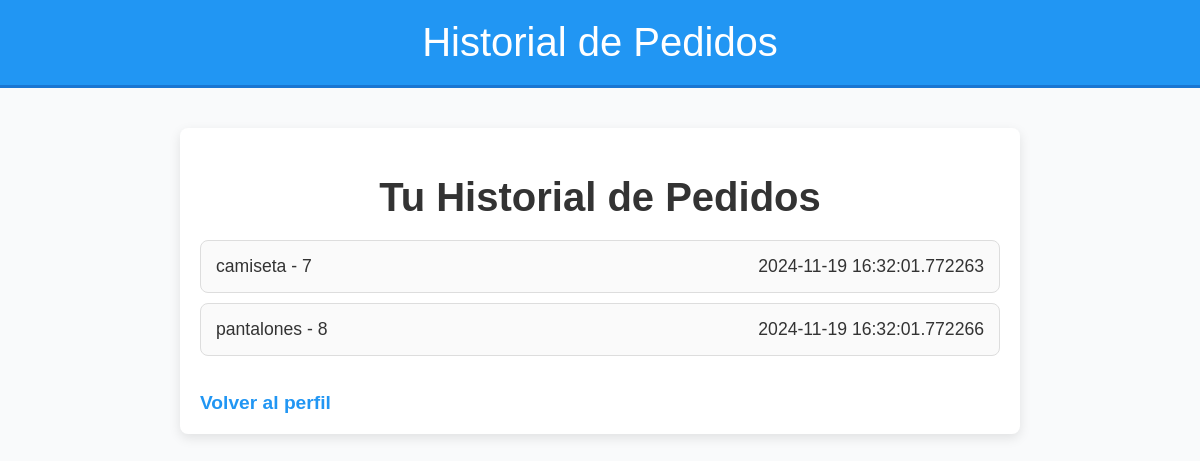
The page /historial_pedidos (signed in) on the database its author committed.
### app.py (models this page shows)
class Pedido(db.Model):
    id = db.Column(db.Integer, primary_key=True)
    usuario_id = db.Column(db.Integer, db.ForeignKey('usuario.id'), nullable=False)
    producto = db.Column(db.String(120), nullable=False)
    cantidad = db.Column(db.Integer, nullable=False)
    fecha = db.Column(db.DateTime, default=datetime.utcnow)
    usuario = db.relationship('Usuario', backref=db.backref('pedidos', lazy=True))

### app.py (the view)
@app.route('/historial_pedidos')
def historial_pedidos():
    if 'usuario_id' in session:
        usuario = Usuario.query.get(session['usuario_id'])
        return render_template('historial_pedidos.html', pedidos=usuario.pedidos)
    else:
        return redirect(url_for('login'))

### app.py (called while the page is built)
@app.before_request
def crear_admin():
    if not Usuario.query.filter_by(email="admin@example.com").first():
        nombre = "Admin"
        email = "admin@example.com"
        contraseña = generate_password_hash("adminpassword")
        admin = Usuario(nombre=nombre, email=email, contraseña=contraseña, is_admin=True)
        db.session.add(admin)
        db.session.commit()
        print("Cuenta de administrador creada con éxito")

### templates/historial_pedidos.html (shortened to what this page needs)
<!DOCTYPE html>
<html lang="es">
<head>
</head>
<body>
    <header>
        Historial de Pedidos
    </header>
    <div class="container">
        <h1>Tu Historial de Pedidos</h1>
        <ul>
            {% for pedido in pedidos %}
                <li>
                    <div class="pedido-info">
                        <span>{{ pedido.producto }} - {{ pedido.cantidad }}</span>
                        <span>{{ pedido.fecha }}</span>
                    </div>
                </li>
            {% endfor %}
        </ul>
        <a href="{{ url_for('perfil') }}">Volver al perfil</a>
    </div>
</body>
</html>

### templates/historial_pedidos.html (style rules this page uses)
body { font-family: 'Arial', sans-serif; background-color: #f9fafb; margin: 0; padding: 0; color: #333; }
header { background-color: #2196F3; color: white; padding: 20px 0; text-align: center; font-size: 2.5em; border-bottom: 3px solid #1976D2; }
.container { max-width: 800px; margin: 40px auto; padding: 20px; background-color: white; box-shadow: 0 4px 12px rgba(0, 0, 0, 0.1); border-radius: 8px; }
h1 { text-align: center; color: #333; font-size: 2.5em; margin-bottom: 20px; }
ul { list-style-type: none; padding: 0; }
li { display: flex; justify-content: space-between; align-items: center; padding: 15px; margin-bottom: 10px; background-color: #fafafa; border: 1px solid #ddd; border-radius: 8px; font-size: 1.1em; transition: background-color 0.3s; }
.pedido-info { display: flex; justify-content: space-between; width: 100%; }
a { display: inline-block; text-align: center; margin-top: 20px; font-size: 1.2em; color: #2196F3; text-decoration: none; font-weight: bold; transition: color 0.3s ease; }

### rows shown on the page
Pedido: producto "camiseta", cantidad "7", fecha "2024-11-19 16:32:01.772263"
Pedido: producto "pantalones", cantidad "8", fecha "2024-11-19 16:32:01.772266"
